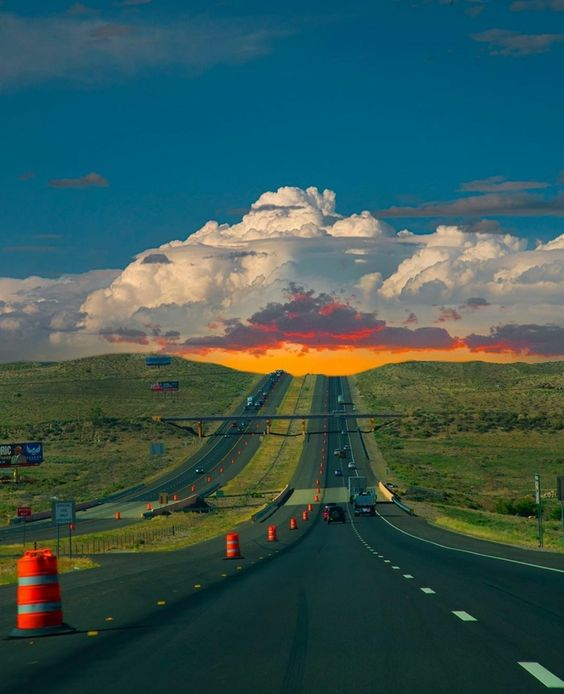
#> input picture original.jpg, 564 x 694 px
$ python nn2.py
#> lines starting #> are read from the running program, lines starting #| are printed output that depends on the picture

from PIL import Image
img = Image.open('original.jpg')
#> img is the input picture: PIL image 564x694 RGB; mean R, G, B 54.8, 86.7, 83.9
img.show()
# изменяем размер
new_img = img.resize((188, 231))
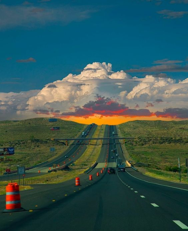
#> new_img: PIL image 188x231 RGB; mean R, G, B 54.8, 86.7, 83.9
new_img.show()
# сохранение картинки
new_img.save('C:\Labanumber7\small.png')
new_img1 = img.transpose(Image.FLIP_TOP_BOTTOM)
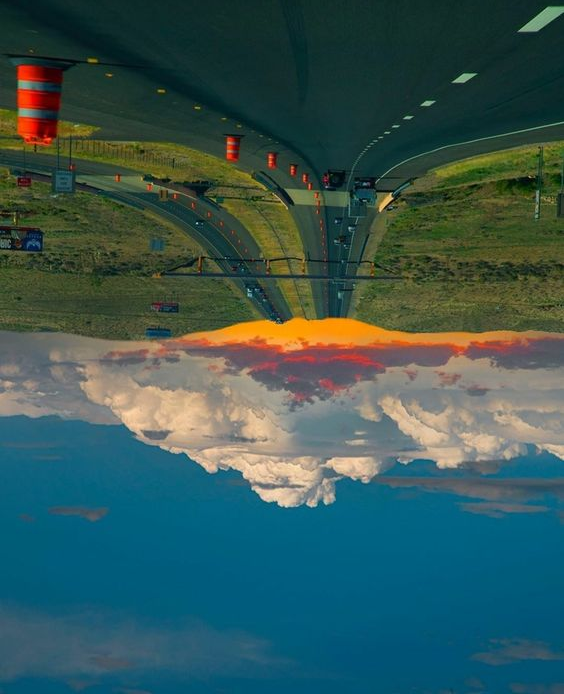
#> new_img1: PIL image 564x694 RGB; mean R, G, B 54.8, 86.7, 83.9
new_img1.show()
new_img1.save('C:\Labanumber7\horizont.png')
new_img2 = img.transpose(Image.FLIP_LEFT_RIGHT)
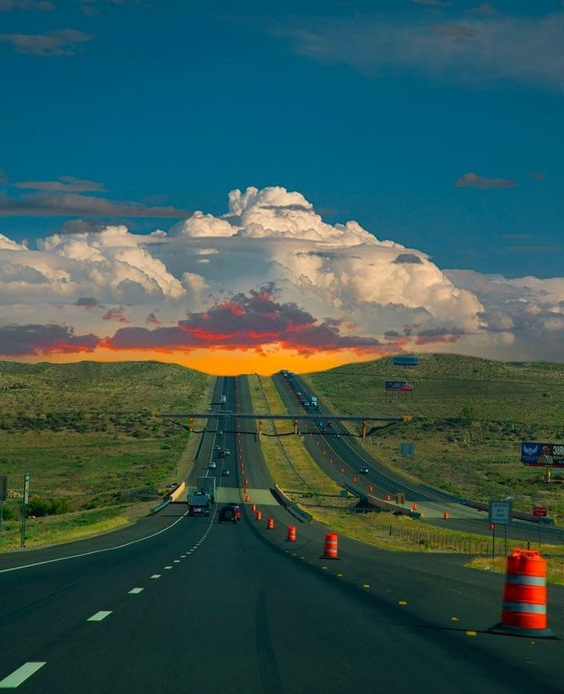
#> new_img2: PIL image 564x694 RGB; mean R, G, B 54.8, 86.7, 83.9
new_img2.show()
new_img2.save('C:\Labanumber7\wertical.png')

$ run again, with 1.jpg copied over original.jpg
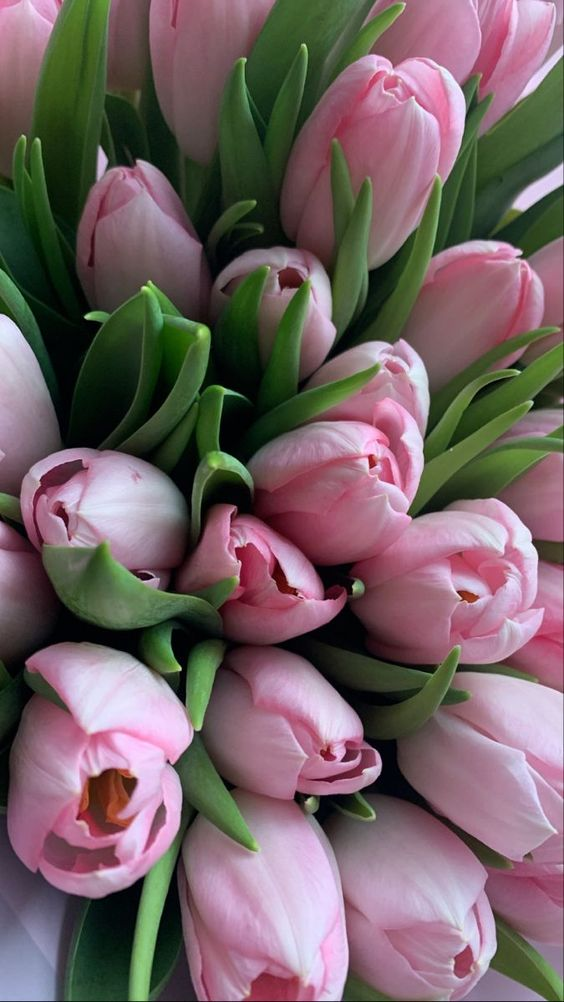
#> input picture 1.jpg, 564 x 1002 px
#> img is the input picture: PIL image 564x1002 RGB; mean R, G, B 115.1, 97.5, 99.6
#> `new_img1 = img.transpose(Image.FLIP_TOP_BOTTOM)`:
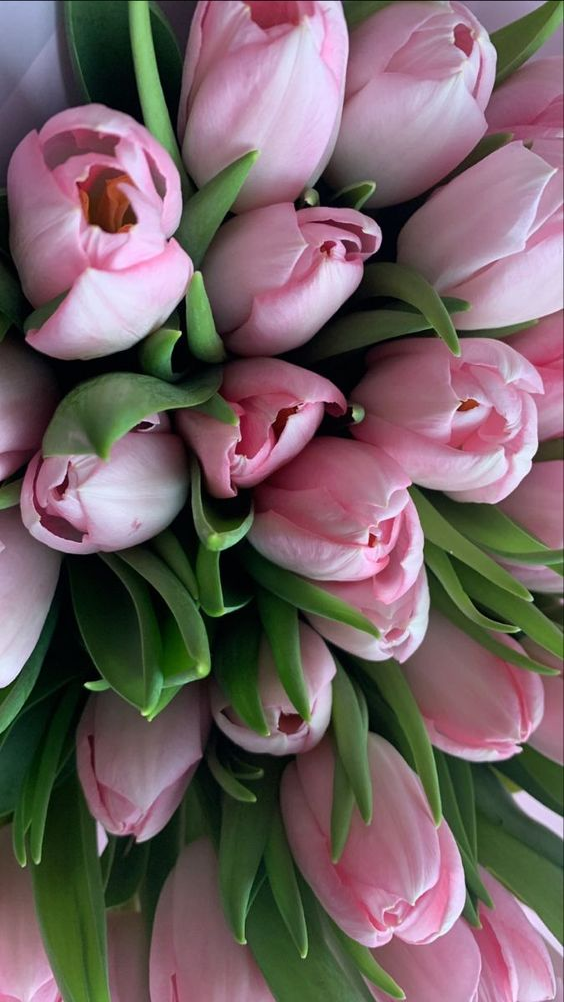
#> new_img1: PIL image 564x1002 RGB; mean R, G, B 115.1, 97.5, 99.6
#> `new_img2 = img.transpose(Image.FLIP_LEFT_RIGHT)`:
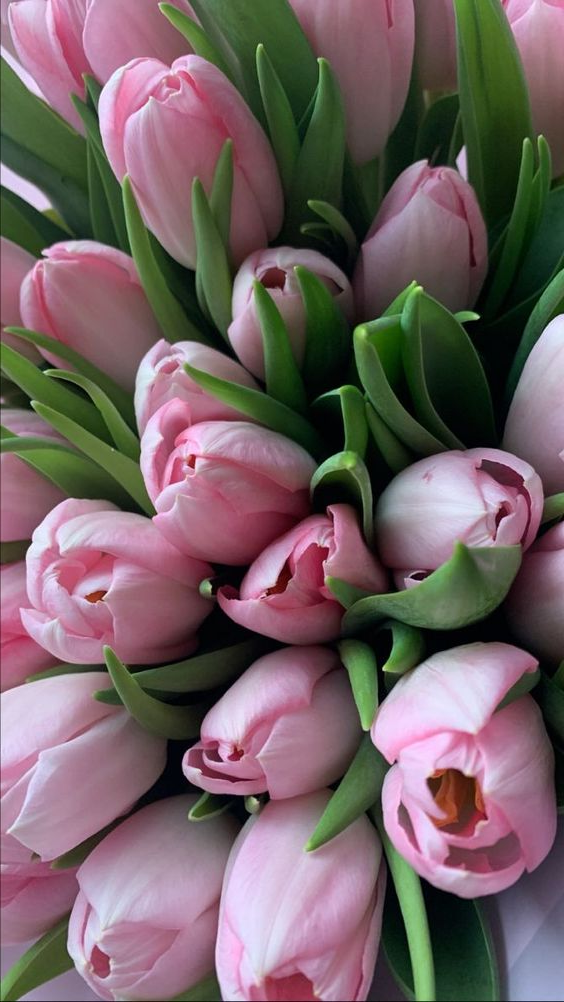
#> new_img2: PIL image 564x1002 RGB; mean R, G, B 115.1, 97.5, 99.6

$ run again, with 2.jpg copied over original.jpg
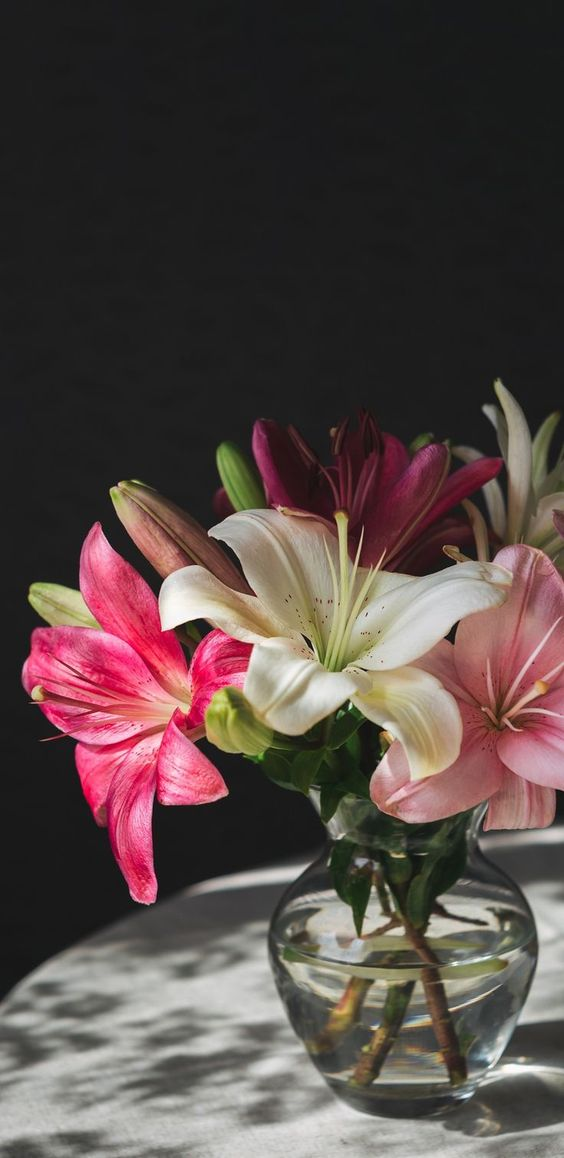
#> input picture 2.jpg, 564 x 1158 px
#> img is the input picture: PIL image 564x1158 RGB; mean R, G, B 86.1, 72.3, 69.6
#> `new_img1 = img.transpose(Image.FLIP_TOP_BOTTOM)`:
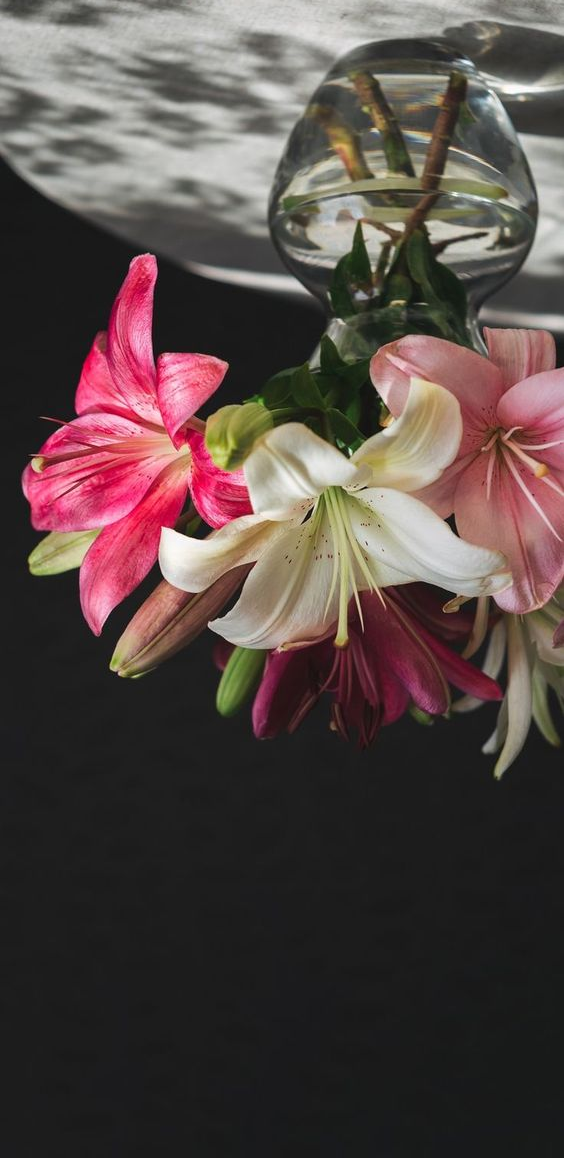
#> new_img1: PIL image 564x1158 RGB; mean R, G, B 86.1, 72.3, 69.6
#> `new_img2 = img.transpose(Image.FLIP_LEFT_RIGHT)`:
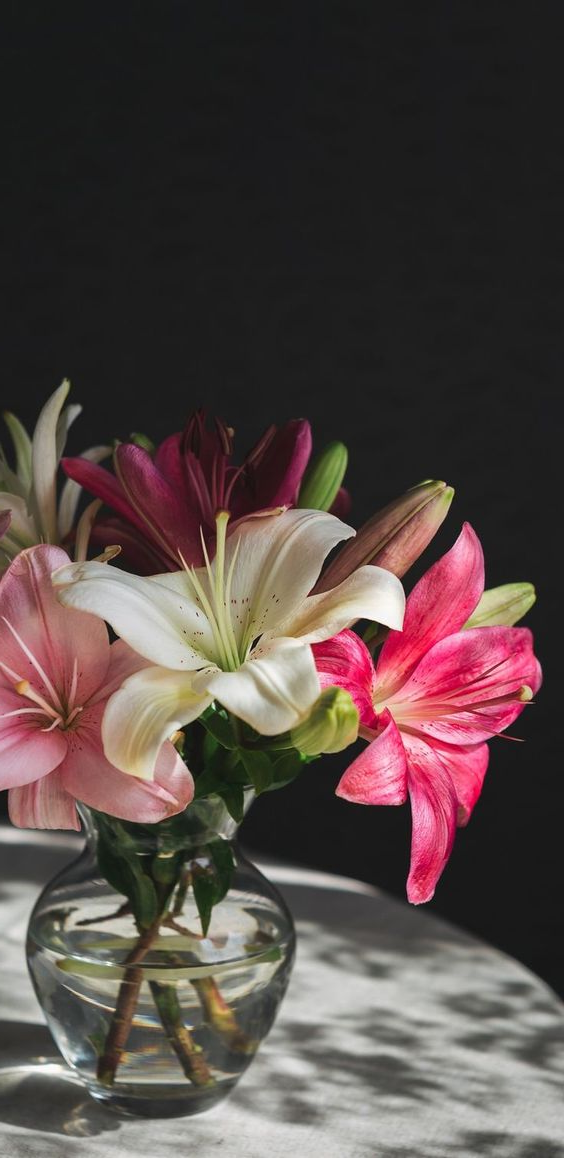
#> new_img2: PIL image 564x1158 RGB; mean R, G, B 86.1, 72.3, 69.6

$ run again, with 3.jpg copied over original.jpg
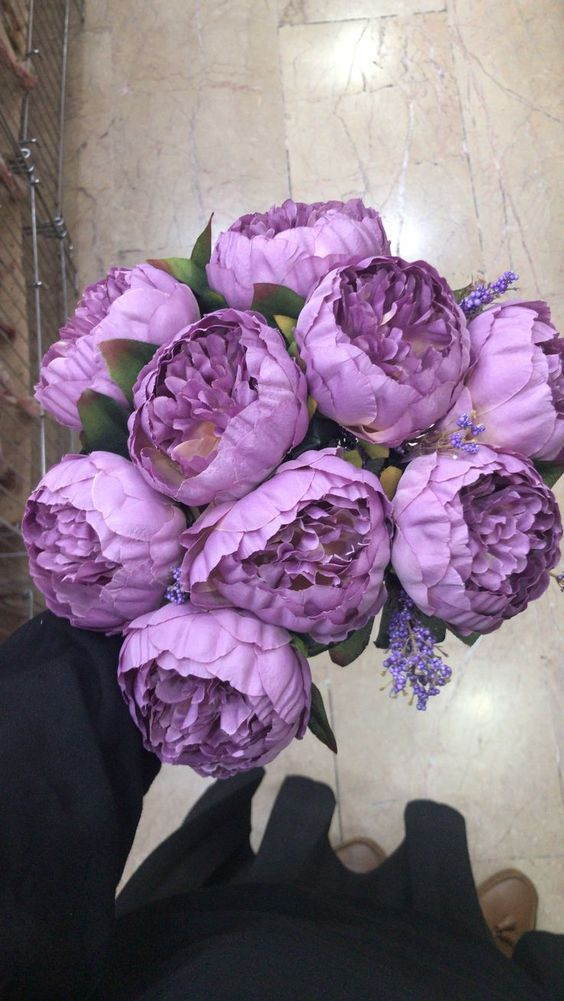
#> input picture 3.jpg, 564 x 1001 px
#> img is the input picture: PIL image 564x1001 RGB; mean R, G, B 135.9, 116.4, 134.5
#> `new_img1 = img.transpose(Image.FLIP_TOP_BOTTOM)`:
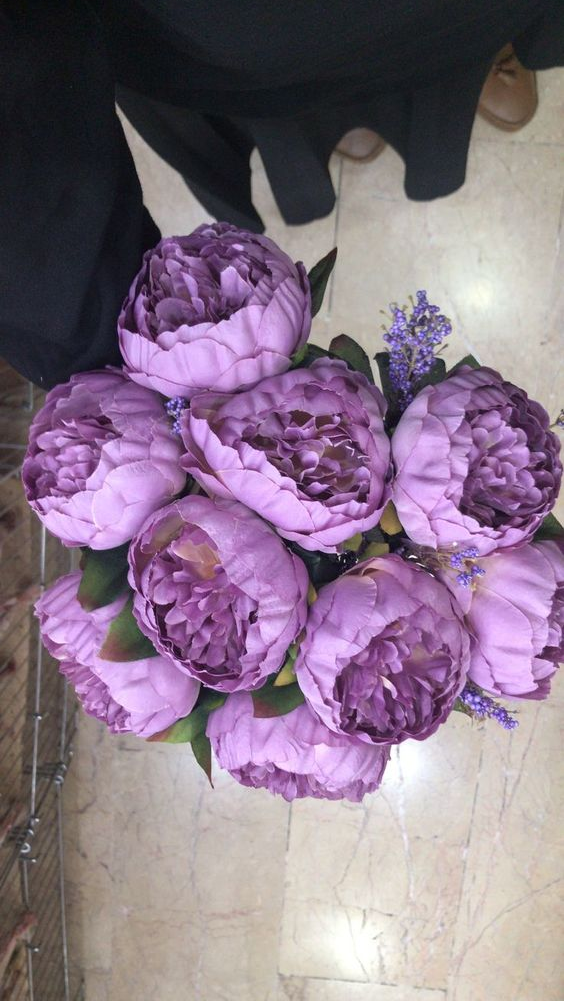
#> new_img1: PIL image 564x1001 RGB; mean R, G, B 135.9, 116.4, 134.5
#> `new_img2 = img.transpose(Image.FLIP_LEFT_RIGHT)`:
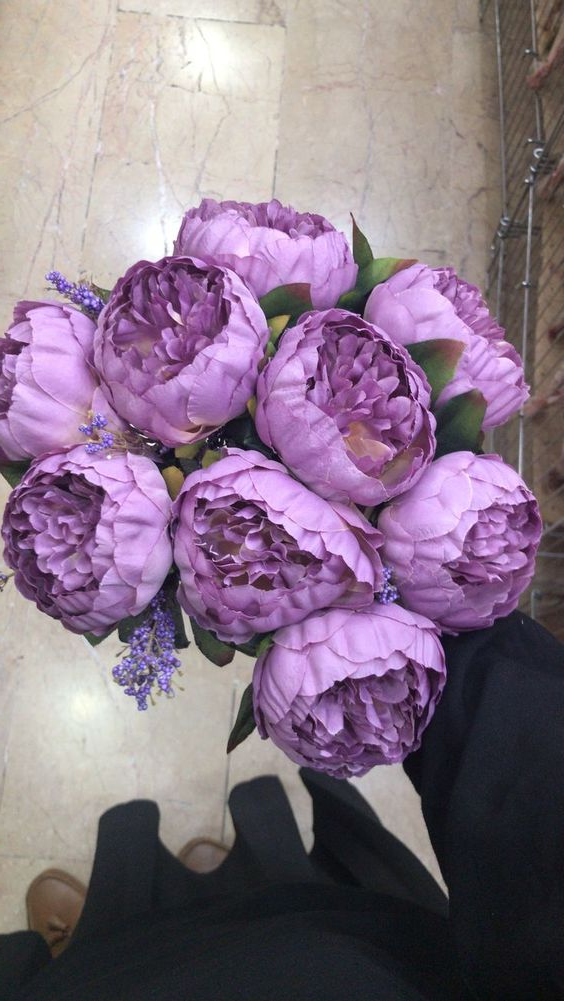
#> new_img2: PIL image 564x1001 RGB; mean R, G, B 135.9, 116.4, 134.5
